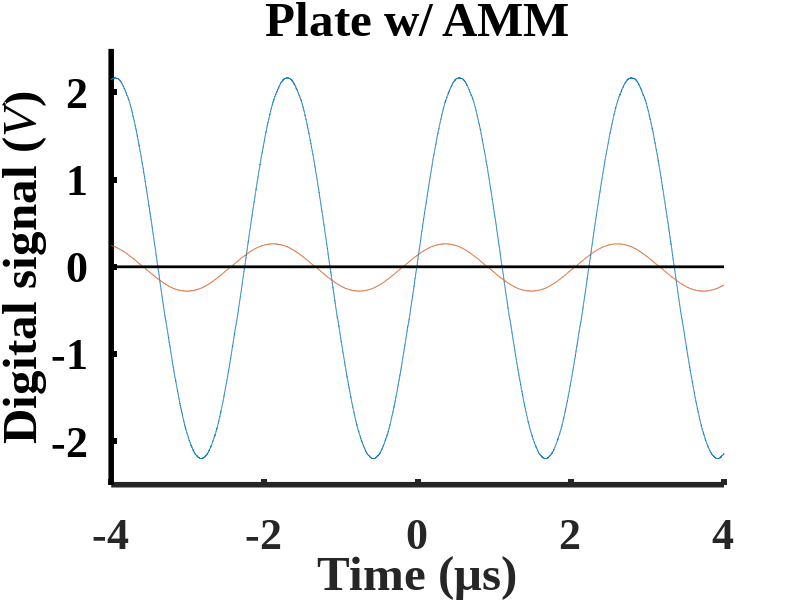

The MATLAB source for this figure:
% function createfigure(X1, YMatrix1)
%CREATEFIGURE(X1, YMatrix1)
%  X1:  vector of plot x data
%  YMATRIX1:  matrix of plot y data

%  Auto-generated by MATLAB on 04-Apr-2023 11:29:20

% load data
load('E_harvesting_230303_plate_w_AMM_2.2Vpp.mat');

% Create figure
figure;

% figure size setting
x0=50;
y0=50;

height = 800;
width=height*(4/3);

set(gcf,'position',[x0,y0,width,height])

% Create axes
axes1 = axes;
hold(axes1,'on');

% Create multiple line objects using matrix input to plot
plot1 = plot(X1,YMatrix1);
set(plot1(1),'DisplayName','Input',...
    'Color',[0 0.447058826684952 0.74117648601532]);
set(plot1(2),'DisplayName','Output',...
    'Color',[0.850980401039124 0.325490206480026 0.0980392172932625]);

% Create line (y = 0)
line(xlim(), [0,0], 'LineWidth', 2, 'Color', 'k');

% Create ylabel
ylabel('Digital signal ({\itV})','FontWeight','bold','FontSize',32,...
    'FontName','Times New Roman');

% Create xlabel
xlabel('Time ({\mus})','FontWeight','bold','FontSize',32,...
    'FontName','Times New Roman');

% Create title
title('Plate w/ AMM');

% Uncomment the following line to preserve the X-limits of the axes
xlim(axes1,[-4e-06 4e-06]);
% Uncomment the following line to preserve the Y-limits of the axes
ylim(axes1,[-2.5 2.5]);
hold(axes1,'off');
% Set the remaining axes properties
set(axes1,'FontName','Times New Roman','FontSize',32,'FontWeight','bold',...
    'LineWidth',4,'XGrid','off','XTick',[-4e-06 -2e-06 0 2e-06 4e-06],...
    'XTickLabel',{'-4','-2','0','2','4'},'YColor',[0 0 0],'YGrid','off','ZGrid',...
    'on');
% Create legend
% legend(axes1,'show');

